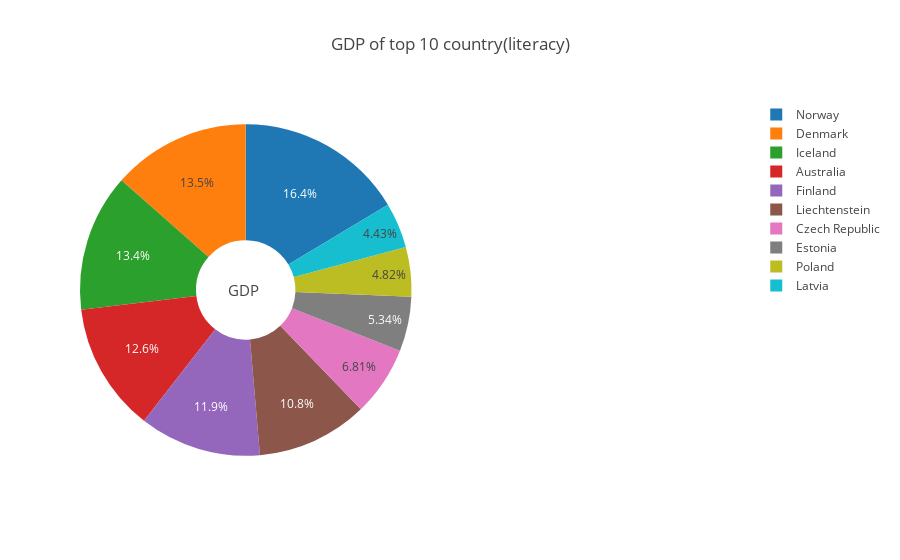

The cell this chart's notebook holds for it:
### Markdown cell above
### GDP of Top 10 Countries with Highest Literacy

### Code cell
lit = world_data.sort_values("Literacy", ascending=False).head(10)
fig = {
  "data": [
    {
      "values": lit.GDP,
      "labels": lit.Country,
      "domain": {"x": [0, .5]},
      "name": "GDP percentage of",
      "hoverinfo":"label+percent+name",
      "hole": .3,
      "type": "pie"
    },],
  "layout": {
        "title":"GDP of top 10 country(literacy)",
        "annotations": [
            { "font": { "size": 15},
              "showarrow": False,
              "text": "GDP",
                "x": 0.22,
                "y": 0.5
            },
        ]
    }
}
iplot(fig)

### Figure 1 — Plotly figure (JSON) as saved in the notebook; plotly's stock layout.template omitted (floating-point values rounded to 4 significant figures)
{"data": [{"domain": {"x": [0, 0.5]}, "hole": 0.3, "hoverinfo": "label+percent+name", "labels": ["Denmark ", "Australia ", "Finland ", "Liechtenstein ", "Norway ", "Iceland ", "Czech Republic ", "Poland ", "Latvia ", "Estonia "], "name": "GDP percentage of", "type": "pie", "uid": "9ba8f729-2e8c-4c6c-b960-10bc55f725d9", "values": [31100, 29000, 27400, 25000, 37800, 30900, 15700, 11100, 10200, 12300]}], "layout": {"annotations": [{"font": {"size": 15}, "showarrow": false, "text": "GDP", "x": 0.22, "y": 0.5}], "title": {"text": "GDP of top 10 country(literacy)"}}}
